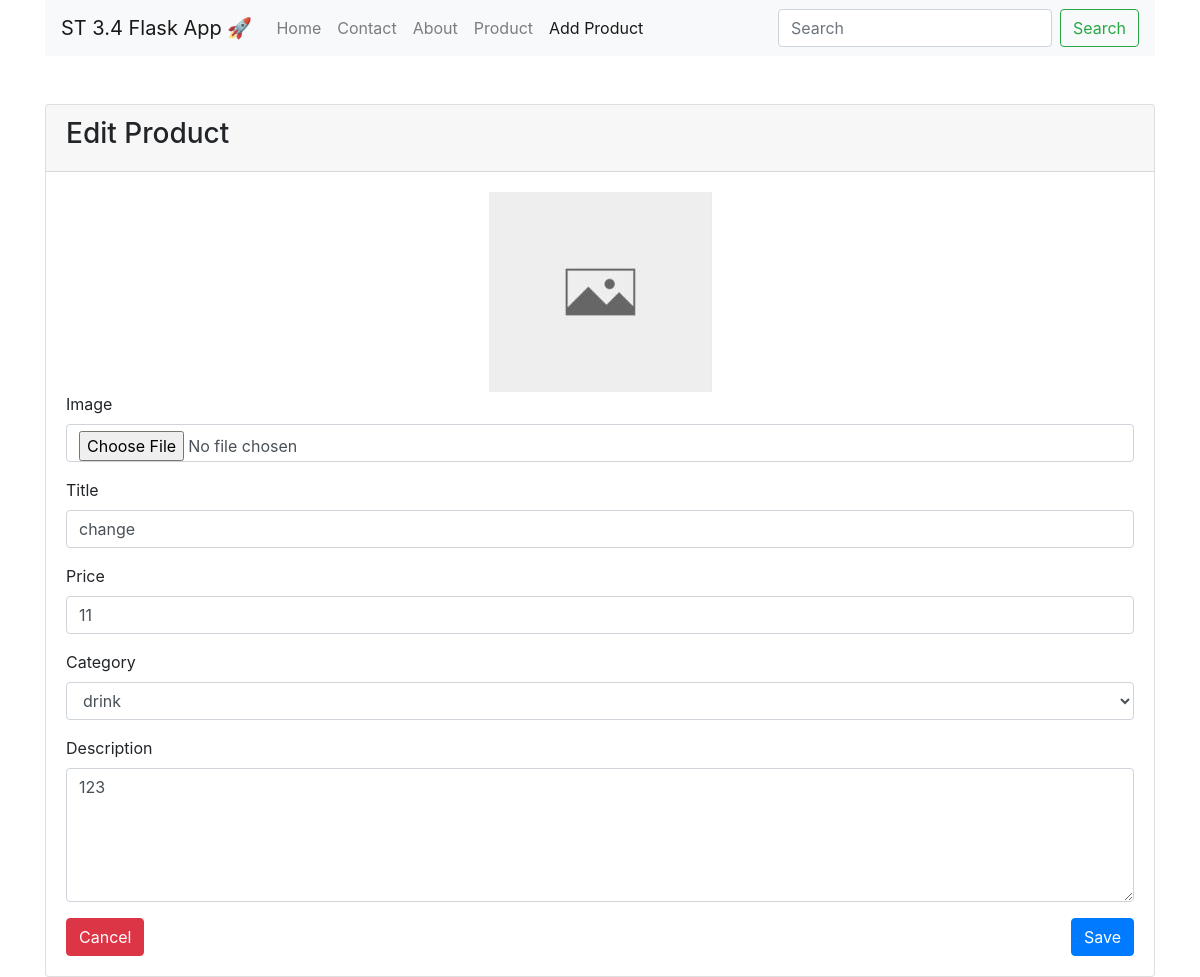
The app's page /edit_product?id=1056 with its own data.
### tables this page shows
CREATE TABLE "product" (
  "id" INTEGER NOT NULL PRIMARY KEY AUTOINCREMENT,
  "title" TEXT,
  "cost" NUMBER,
  "price" NUMBER,
  "category" TEXT,
  "description" TEXT,
  "image" TEXT
);

### app.py (the view)
@app.get('/edit_product')
def edit_product():
    product_id = request.args.get('id')
    row = conn.execute("""SELECT * FROM product where id =?""", (product_id,))
    product = {}
    for item in row:
        image = ''
        if item[6] == None:
            image = 'no_image'
        else:
            image = item[6]
        product ={
                'id': item[0],
                'title': item[1],
                'cost': item[2],
                'price': item[3],
                'category': item[4],
                'description': item[5],
                'image': image,
            }
    return render_template('edit_product.html', product=product, module='add_product')

### templates/edit_product.html (shortened to what this page needs)
<!DOCTYPE html>
<html lang="en">
<head>
    {% include "header_style.html" %}
</head>
<body>
<div class="container">
    <div class="row">
        <div class="col-md-12">
            {% include "navbar.html" %}
        </div>
        <div class="col-md-12 mt-5">
            <div class="card">
                <div class="card-header">
                    <h3>Edit Product</h3>
                </div>
                <div class="card-body">
                    <form action="{{ url_for('update') }}" method="post" name="editProductForm"
                          enctype="multipart/form-data">
                        <div class="form-group">
                            <div style="text-align: center;">
                                {% if product['image'] == 'no_image' %}
                                    <img
                                            id="thumbnail"
                                            style=" max-width: 100%"
                                            src="/static/image/no-image.png"
                                            alt="image"
                                    >
                                {% endif %}
                            </div>
                            <label for="file">Image</label>
                            <input
                                    type="file"
                                    accept="image/*"
                                    class="form-control"
                                    id="file"
                                    name="file"
                                    onchange="showMyImage(this)"
                            >
                        </div>
                        <div class="form-group">
                            <label for="title">Title</label>
                            <input required value="{{ product['title'] }}" type="text" class="form-control" id="title"
                                   name="title" autocomplete="off">
                        </div>
                        <div class="form-group">
                            <label for="price">Price</label>
                            <input required value="{{ product['price'] }}" type="number" class="form-control" id="price"
                                   name="price" autocomplete="off">
                        </div>
                        <div class="form-group">
                            <label for="category">Category</label>
                            <select required class="form-control" id="category" name="category">
                                <option {{ 'selected' if product['category']=='drink' else '' }} value="drink">drink
                                </option>
                            </select>
                        </div>
                        <div class="form-group">
                            <label for="description">Description</label>
                            <textarea required
                                    class="form-control" id="description" name="description"
                                    rows="5"
                            >{{ product['description'] }}</textarea>
                        </div>
                        <button onclick="window.location.href='/product'" type="reset" class="btn btn-danger">Cancel
                        </button>
                        <button type="submit" class="btn btn-primary float-right">Save</button>
                    </form>
                </div>
            </div>
        </div>
    </div>
</div>
</body>
</html>

### records on screen
product: title "change", price "11", description "123"
